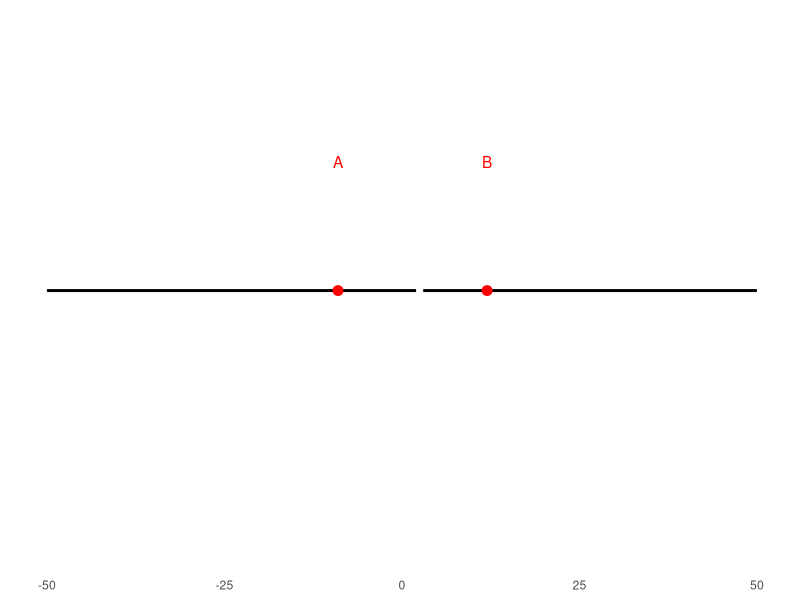

The R source for this figure:
## ---- chunk 1
library(knitr)
# Define Variables
M=1
R=20
P=10
S=0

# Assign Pairs
pair <- function(x,y) sprintf("(%d,%d)", x,y)
all_pairs <- c(pair(M,M), pair(S,R), pair(R,S), pair(P,P))
payoff.mat <- matrix(all_pairs, nrow=2)
dimnames(payoff.mat) <- c(rep(list(c("Coopera","Não coopera")), 2))
results = "asis"

# Plot 
kable(payoff.mat)

## ---- chunk 2
library(knitr)
# Define Variables
M=1
R=2
P=0

library(knitr)
# Assign Pairs
pair <- function(x,y) sprintf("(%d,%d)", x,y)
all_pairs <- c(pair(R,M), pair(P,P), pair(P,P), pair(M,R))
payoff.mat <- matrix(all_pairs, nrow=2)
dimnames(payoff.mat) <- c(rep(list(c("Bach","Stravinski")), 2))
results = "asis"

# Plot 
kable(payoff.mat)

## ---- chunk 3
library(knitr)

# Assign Pairs
pair <- function(x,y) sprintf("(%d,%d)", x,y)
all_pairs <- c(pair(2,3), pair(1,0), pair(5,0), pair(4,3))
payoff.mat <- matrix(all_pairs, nrow=2)
dimnames(payoff.mat) <- c(list(c("Alto","Baixo"), c("Esquerda", "Direita")))
results = "asis"

# Plot 
kable(payoff.mat)

## ---- chunk 4
library(knitr)

# Assign Pairs
pair <- function(x,y) sprintf("(%d,%d)", x,y)
all_pairs <- c(pair(8,3), pair(4,2), pair(3,7),
               pair(0,4), pair(1,5), pair(0,1),
               pair(4,4), pair(5,3), pair(2,0))
payoff.mat <- matrix(all_pairs, nrow=3)
dimnames(payoff.mat) <- c(list(c("Alto","Médio", "Baixo"), c("Esquerda", "Centro", "Direita")))
results = "asis"

# Plot 
kable(payoff.mat)

## ---- chunk 5
library(knitr)

# Assign Pairs
pair <- function(x,y) sprintf("(%d,%d)", x,y)
all_pairs <- c(pair(8,3), pair(4,2),
               pair(0,4), pair(1,5),
               pair(4,4), pair(5,3))
payoff.mat <- matrix(all_pairs, nrow=2, ncol=3)
dimnames(payoff.mat) <- c(list(c("Alto","Médio"), c("Esquerda", "Centro", "Direita")))
results = "asis"

# Plot 
kable(payoff.mat)
## ---- chunk 6
library(knitr)

# Assign Pairs
pair <- function(x,y) sprintf("(%d,%d)", x,y)
all_pairs <- c( pair(0,4), pair(1,5),
               pair(4,4), pair(5,3))
payoff.mat <- matrix(all_pairs, nrow=2, ncol=2)
dimnames(payoff.mat) <- c(list(c("Alto","Médio"), c("Centro", "Direita")))
results = "asis"

# Plot 
kable(payoff.mat)
## ---- chunk 7
library(knitr)

# Assign Pairs
pair <- function(x,y) sprintf("(%d,%d)", x,y)
all_pairs <- c( pair(1,5), pair(5,3))
payoff.mat <- matrix(all_pairs, nrow=1, ncol=2)
dimnames(payoff.mat) <- c(list(c("Médio"), c("Centro", "Direita")))
results = "asis"

# Plot 
kable(payoff.mat)
## ---- chunk 8
library(knitr)
# Define Variables
M=2
R=10
P=5
S=0

# Assign Pairs
pair <- function(x,y) sprintf("(%d,%d)", x,y)
all_pairs <- c(pair(M,M), pair(S,R), pair(R,S), pair(P,P))
payoff.mat <- matrix(all_pairs, nrow=2)
dimnames(payoff.mat) <- c(rep(list(c("Coopera","Não coopera")), 2))
results = "asis"

# Plot 
kable(payoff.mat)

## ---- chunk 9
library(knitr)
# Define Variables
M=2
R=0
P=1
S=3

# Assign Pairs
pair <- function(x,y) sprintf("(%d,%d)", x,y)
all_pairs <- c(pair(M,M), pair(S,R), pair(R,S), pair(P,P))
payoff.mat <- matrix(all_pairs, nrow=2)
dimnames(payoff.mat) <- c(rep(list(c("Silencia","Confessa")), 2))
results = "asis"

# Plot 
kable(payoff.mat)

## ---- chunk 10
library(knitr)
# Define Variables
M=3
R=0
P=1
S=2

# Assign Pairs
pair <- function(x,y) sprintf("(%d,%d)", x,y)
all_pairs <- c(pair(M,2), pair(S,R), pair(R,3), pair(P,P))
payoff.mat <- matrix(all_pairs, nrow=2)
dimnames(payoff.mat) <- c(rep(list(c("Silencia","Confessa")), 2))
results = "asis"

# Plot 
kable(payoff.mat)

## ---- chunk 11
library(knitr)
# Define Variables

# Assign Pairs
pair <- function(x,y) sprintf("(%d,%d)", x,y)
all_pairs <- c(pair(4,2), pair(1,1), pair(3,0), pair(0,3), pair(1,0), pair(2,2))
payoff.mat <- matrix(all_pairs, nrow=3, ncol=2)
dimnames(payoff.mat) <- c(list(c("S", "X", "C"), c("S", "C")))
results = "asis"

# Plot 
kable(payoff.mat)

## ---- chunk 12
library(knitr)
pair <- function(x,y) sprintf("(%d,%d)", x,y)
all_pairs <- c(pair(4,3), pair(2,1), pair(3,0),
               pair(5,1), pair(8,4), pair(9,6),
               pair(6,2), pair(3,6), pair(2,8))
payoff.mat <- matrix(all_pairs, nrow=3)
dimnames(payoff.mat) <- c(list(c("Alto","Médio", "Baixo"), c("Esquerda", "Centro", "Direita")))
results = "asis"

kable(payoff.mat)
## ---- chunk 13
# Define Variables
M=2
R=3
P=1
S=0

# Assign Pairs
pair <- function(x,y) sprintf("(%d,%d)", x,y)
all_pairs <- c(pair(M,M), pair(S,R), pair(R,S), pair(P,P))
payoff.mat <- matrix(all_pairs, nrow=2)
dimnames(payoff.mat) <- c(rep(list(c("Não-reajusta","reajusta")), 2))
results = "asis"

# Plot 
kable(payoff.mat)

## ---- chunk 14
library(knitr)
pair <- function(x,y) sprintf("(%s,%s)", x,y)
all_pairs <- c("B ganha", "A ganha", "A ganha", "C ganha")
payoff.mat <- matrix(all_pairs, nrow=2)
dimnames(payoff.mat) <- c(list(c("Votar em B","Votar em C"), c("Votar em B","Votar em C")))
results = "asis"

kable(payoff.mat)
## ---- chunk 15
library(ggplot2)

# Define a posição dos partidos A e B
partidoA <- -9
partidoB <- 12

# Cria um dataframe para os partidos
partidos <- data.frame(nome = c("A", "B"), posicao = c(partidoA, partidoB))

# Cria um dataframe para os limites de votos
votos <- data.frame(
  grupo = c("Votos A", "Votos B"),
  inicio = c(-50, 3),
  fim = c(2, 50)
)

# Cria o gráfico
ggplot() +
  geom_segment(data = votos, aes(x = inicio, xend = fim, y = 0, yend = 0), color = "black", size = 1) +
  geom_point(data = partidos, aes(x = posicao, y = 0), color = "red", size = 3) +
  geom_text(data = partidos, aes(x = posicao, y = 0.5, label = nome), color = "red") +
  xlim(-50, 50) +
  ylim(-1, 1) +
  theme_minimal() +
  theme(axis.title.x = element_blank(),
        axis.title.y = element_blank(),
        axis.text.y = element_blank(),
        axis.ticks.y = element_blank(),
        panel.grid.major = element_blank(),
        panel.grid.minor = element_blank())
